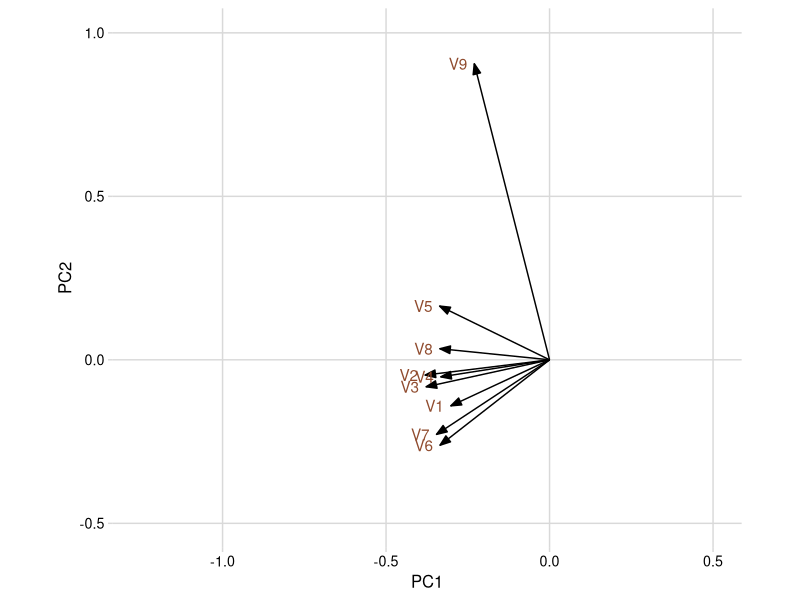
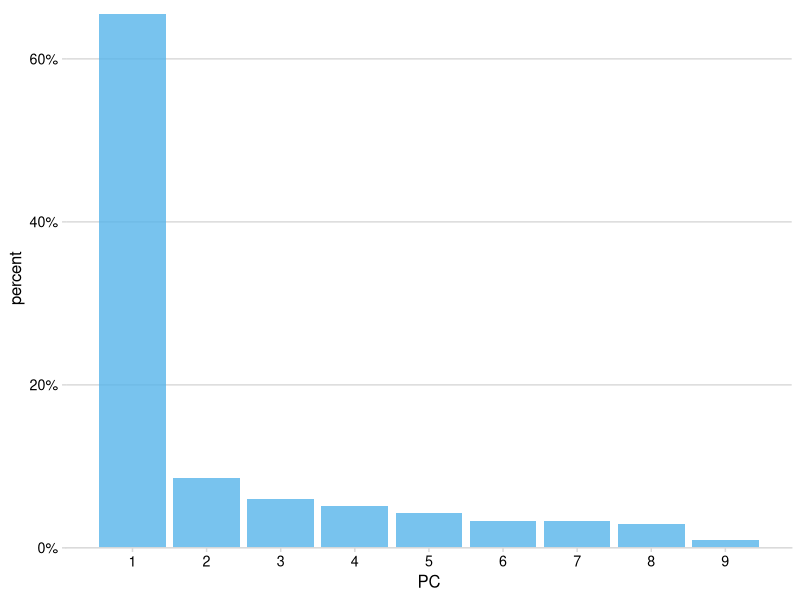

Recreate these plots in R, in order.
## ---- chunk 1
library(tidyverse)
library(MASS)
library(broom)
library(cowplot)

## ---- chunk 2

str(biopsy)

head(biopsy)

biopsy

## ---- chunk 3
pca_fit <- biopsy %>% 
  na.omit() |> 
  dplyr::select(where(is.numeric)) %>% # retain only numeric columns¨
  scale() %>% # scale data
  prcomp(scale = TRUE) # do PCA on scaled data
## ---- chunk 4
# extract rotation matrix
pca_fit %>%
  tidy(matrix = "rotation")
## ---- chunk 5
# define arrow style for plotting
arrow_style <- arrow(
  angle = 20, ends = "first", type = "closed", length = grid::unit(8, "pt")
)

# plot rotation matrix
pca_fit %>%
  tidy(matrix = "rotation") %>%
  pivot_wider(names_from = "PC", names_prefix = "PC", values_from = "value") %>%
  ggplot(aes(PC1, PC2)) +
  geom_segment(xend = 0, yend = 0, arrow = arrow_style) +
  geom_text(
    aes(label = column),
    hjust = 1, nudge_x = -0.02, 
    color = "#904C2F"
  ) +
  xlim(-1.25, .5) + ylim(-.5, 1) +
  coord_fixed() + # fix aspect ratio to 1:1
  theme_minimal_grid(12)
## ---- chunk 6
pca_fit %>%
  tidy(matrix = "eigenvalues")
## ---- chunk 7
pca_fit %>%
  tidy(matrix = "eigenvalues") %>%
  ggplot(aes(PC, percent)) +
  geom_col(fill = "#56B4E9", alpha = 0.8) +
  scale_x_continuous(breaks = 1:9) +
  scale_y_continuous(
    labels = scales::percent_format(),
    expand = expansion(mult = c(0, 0.01))
  ) +
  theme_minimal_hgrid(12)
